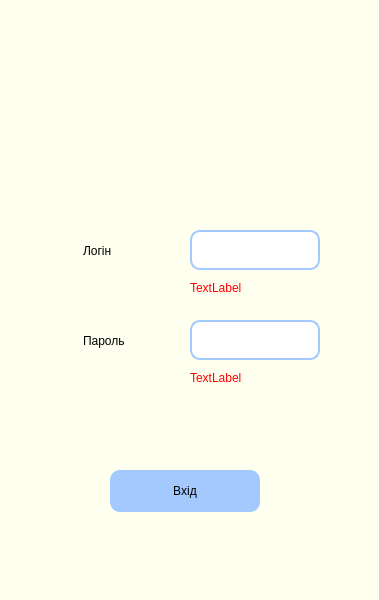
<?xml version="1.0" encoding="UTF-8"?>
<ui version="4.0">
 <class>Login</class>
 <widget class="QMainWindow" name="Login">
  <property name="geometry">
   <rect>
    <x>0</x>
    <y>0</y>
    <width>379</width>
    <height>600</height>
   </rect>
  </property>
  <property name="windowTitle">
   <string>MainWindow</string>
  </property>
  <property name="styleSheet">
   <string notr="true">background-color: rgb(255, 255, 240);</string>
  </property>
  <widget class="QWidget" name="centralwidget">
   <widget class="QLabel" name="label">
    <property name="geometry">
     <rect>
      <x>115</x>
      <y>30</y>
      <width>170</width>
      <height>170</height>
     </rect>
    </property>
    <property name="styleSheet">
     <string notr="true"/>
    </property>
    <property name="text">
     <string/>
    </property>
    <property name="pixmap">
     <pixmap>Designer-removebg-preview.png</pixmap>
    </property>
    <property name="scaledContents">
     <bool>true</bool>
    </property>
   </widget>
   <widget class="QPushButton" name="pushButton">
    <property name="geometry">
     <rect>
      <x>110</x>
      <y>470</y>
      <width>150</width>
      <height>42</height>
     </rect>
    </property>
    <property name="styleSheet">
     <string notr="true">border-radius: 10px;
font: 87 14pt &quot;Arial&quot;;
border-color: rgb(0, 0, 0);
background-color: rgb(164, 201, 255);
padding: 10px;
width: 130px;</string>
    </property>
    <property name="text">
     <string>Вхід</string>
    </property>
   </widget>
   <widget class="QLabel" name="login_label">
    <property name="geometry">
     <rect>
      <x>70</x>
      <y>230</y>
      <width>95</width>
      <height>42</height>
     </rect>
    </property>
    <property name="styleSheet">
     <string notr="true">font: 87 14pt &quot;Arial&quot;;
padding: 10px;
width: 130px;</string>
    </property>
    <property name="text">
     <string>Логін</string>
    </property>
   </widget>
   <widget class="QLabel" name="password_label">
    <property name="geometry">
     <rect>
      <x>70</x>
      <y>320</y>
      <width>95</width>
      <height>42</height>
     </rect>
    </property>
    <property name="styleSheet">
     <string notr="true">font: 87 14pt &quot;Arial&quot;;
padding: 10px;
width: 130px;</string>
    </property>
    <property name="text">
     <string>Пароль</string>
    </property>
   </widget>
   <widget class="QLineEdit" name="login_input">
    <property name="geometry">
     <rect>
      <x>190</x>
      <y>230</y>
      <width>130</width>
      <height>40</height>
     </rect>
    </property>
    <property name="focusPolicy">
     <enum>Qt::StrongFocus</enum>
    </property>
    <property name="styleSheet">
     <string notr="true">border-radius: 10px;
border: 2px solid rgb(164, 201, 255);
background-color: white;
padding: 10px;</string>
    </property>
    <property name="inputMask">
     <string/>
    </property>
    <property name="text">
     <string/>
    </property>
   </widget>
   <widget class="QLineEdit" name="password_input">
    <property name="geometry">
     <rect>
      <x>190</x>
      <y>320</y>
      <width>130</width>
      <height>40</height>
     </rect>
    </property>
    <property name="focusPolicy">
     <enum>Qt::StrongFocus</enum>
    </property>
    <property name="styleSheet">
     <string notr="true">border-radius: 10px;
border: 2px solid rgb(164, 201, 255);
background-color: white;
padding: 10px;</string>
    </property>
    <property name="echoMode">
     <enum>QLineEdit::Password</enum>
    </property>
   </widget>
   <widget class="QLabel" name="login_issue">
    <property name="geometry">
     <rect>
      <x>190</x>
      <y>270</y>
      <width>200</width>
      <height>35</height>
     </rect>
    </property>
    <property name="styleSheet">
     <string notr="true">color: red;
font: 12pt &quot;Arial&quot;;</string>
    </property>
    <property name="text">
     <string>TextLabel</string>
    </property>
   </widget>
   <widget class="QLabel" name="password_issue">
    <property name="geometry">
     <rect>
      <x>190</x>
      <y>360</y>
      <width>200</width>
      <height>35</height>
     </rect>
    </property>
    <property name="styleSheet">
     <string notr="true">color: red;
font: 12pt &quot;Arial&quot;;</string>
    </property>
    <property name="text">
     <string>TextLabel</string>
    </property>
   </widget>
  </widget>
  <widget class="QStatusBar" name="statusbar"/>
 </widget>
 <resources/>
 <connections/>
</ui>
